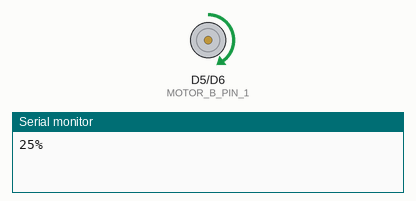
A program run on a simulated Arduino Uno R4 WiFi. Shown: motor-driver pin pairs drawn as motors (green arrow = first pin HIGH = forward, orange = second pin HIGH = backward, longer = more drive), the last lines printed to the serial monitor.

Above: at 1.0 s.
At 3.0 s:
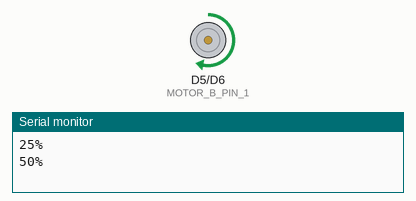
At 5.0 s:
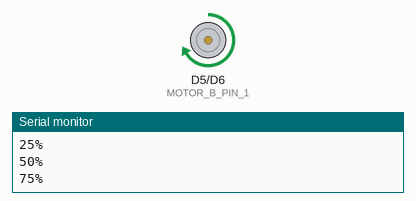
At 9.0 s:
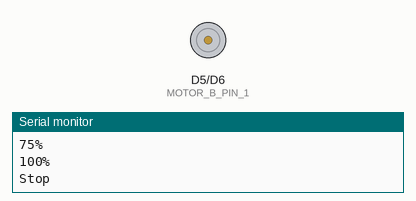
Timing chart, 0 to 13.0 s (numbered marks = the images above):
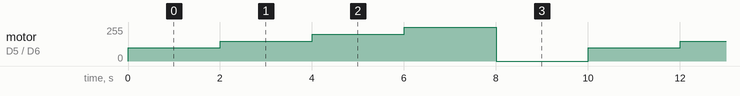

The program:

main.cpp
```cpp
#include <Arduino.h>

const int MOTOR_B_PIN_1 = 5;
const int MOTOR_B_PIN_2 = 6;

void motorForward(int speed)
{
    analogWrite(MOTOR_B_PIN_1, speed);
    analogWrite(MOTOR_B_PIN_2, 0);
}

void motorStop()
{
    analogWrite(MOTOR_B_PIN_1, 0);
    analogWrite(MOTOR_B_PIN_2, 0);
}

void motorBackward(int speed)
{
    analogWrite(MOTOR_B_PIN_1, 0);
    analogWrite(MOTOR_B_PIN_2, speed);
}

void setup()
{
    Serial.begin(115200);

    pinMode(MOTOR_B_PIN_1, OUTPUT);
    pinMode(MOTOR_B_PIN_2, OUTPUT);

    motorStop();
}

void loop()
{
    Serial.println("25%");
    motorForward(100);
    delay(2000);

    Serial.println("50%");
    motorForward(150);
    delay(2000);

    Serial.println("75%");
    motorForward(200);
    delay(2000);

    Serial.println("100%");
    motorForward(255);
    delay(2000);

    Serial.println("Stop");
    motorStop();
    delay(2000);
}
```

Measured:
- by itself, motor on D5 (MOTOR_B_PIN_1) / D6 (MOTOR_B_PIN_2): repeats every 10.0 s: forward 150/255 2.0 s, forward 200/255 2.0 s, forward 255/255 2.0 s, stopped 2.0 s, forward 100/255 2.0 s
